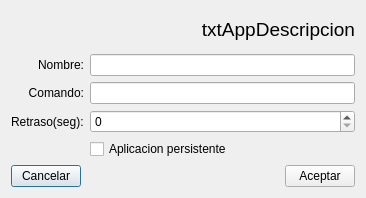
<?xml version="1.0" encoding="UTF-8"?>
<ui version="4.0">
 <class>dNewApp</class>
 <widget class="QDialog" name="dNewApp">
  <property name="geometry">
   <rect>
    <x>0</x>
    <y>0</y>
    <width>366</width>
    <height>198</height>
   </rect>
  </property>
  <property name="windowTitle">
   <string>Dialog</string>
  </property>
  <layout class="QVBoxLayout" name="verticalLayout">
   <item>
    <widget class="QLabel" name="label">
     <property name="font">
      <font>
       <pointsize>14</pointsize>
      </font>
     </property>
     <property name="text">
      <string>txtAppDescripcion</string>
     </property>
     <property name="alignment">
      <set>Qt::AlignRight|Qt::AlignTrailing|Qt::AlignVCenter</set>
     </property>
    </widget>
   </item>
   <item>
    <layout class="QFormLayout" name="formLayout">
     <property name="labelAlignment">
      <set>Qt::AlignRight|Qt::AlignTrailing|Qt::AlignVCenter</set>
     </property>
     <item row="0" column="0">
      <widget class="QLabel" name="label_2">
       <property name="text">
        <string>Nombre:</string>
       </property>
       <property name="alignment">
        <set>Qt::AlignRight|Qt::AlignTrailing|Qt::AlignVCenter</set>
       </property>
      </widget>
     </item>
     <item row="1" column="0">
      <widget class="QLabel" name="label_3">
       <property name="text">
        <string>Comando:</string>
       </property>
       <property name="alignment">
        <set>Qt::AlignRight|Qt::AlignTrailing|Qt::AlignVCenter</set>
       </property>
      </widget>
     </item>
     <item row="0" column="1">
      <widget class="QLineEdit" name="lineEdit"/>
     </item>
     <item row="1" column="1">
      <widget class="QLineEdit" name="lineEdit_2"/>
     </item>
     <item row="2" column="0">
      <widget class="QLabel" name="label_4">
       <property name="text">
        <string>Retraso(seg):</string>
       </property>
      </widget>
     </item>
     <item row="2" column="1">
      <widget class="QSpinBox" name="spinBox"/>
     </item>
     <item row="3" column="1">
      <widget class="QCheckBox" name="checkBox">
       <property name="text">
        <string>Aplicacion persistente</string>
       </property>
      </widget>
     </item>
    </layout>
   </item>
   <item>
    <layout class="QHBoxLayout" name="horizontalLayout">
     <item>
      <widget class="QPushButton" name="pushButton">
       <property name="maximumSize">
        <size>
         <width>70</width>
         <height>16777215</height>
        </size>
       </property>
       <property name="text">
        <string>Cancelar</string>
       </property>
      </widget>
     </item>
     <item>
      <spacer name="horizontalSpacer">
       <property name="orientation">
        <enum>Qt::Horizontal</enum>
       </property>
       <property name="sizeHint" stdset="0">
        <size>
         <width>40</width>
         <height>20</height>
        </size>
       </property>
      </spacer>
     </item>
     <item>
      <widget class="QPushButton" name="pushButton_2">
       <property name="maximumSize">
        <size>
         <width>70</width>
         <height>16777215</height>
        </size>
       </property>
       <property name="text">
        <string>Aceptar</string>
       </property>
      </widget>
     </item>
    </layout>
   </item>
  </layout>
 </widget>
 <tabstops>
  <tabstop>lineEdit</tabstop>
  <tabstop>lineEdit_2</tabstop>
  <tabstop>spinBox</tabstop>
  <tabstop>pushButton_2</tabstop>
  <tabstop>pushButton</tabstop>
 </tabstops>
 <resources/>
 <connections/>
</ui>
